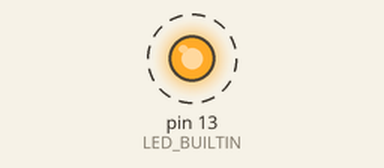
A sketch run on a simulated Arduino Uno, built with avr-gcc and run on an emulated ATmega328P. Parts: output pins drawn as LEDs (lit = HIGH). Dashed ring = blinking. What the sketch prints to the serial monitor is not drawn.

Above: at 0.3 s.
Timing chart, 0 to 3.0 s (numbered marks = the images above):
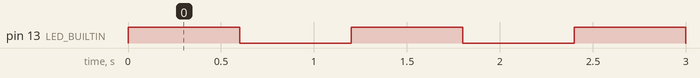

The sketch:

intTimer1.ino
```cpp
const uint16_t ini = 0; // El nombre init no está disponible. Error
const uint16_t limit = 9375;
uint16_t check = 0;
bool status = LOW;

void setup() {
  pinMode(LED_BUILTIN, OUTPUT);

  Serial.begin(9600);
  TCNT1 = 0;

  TCCR1B = 0;  // INICIO PRESCALAR EN 0
  // LUEGO CONFIGURO LOS BITS NECESARIOS PARA EL VALOR DE PRESCALAR QUE DESEO (1024 en este caso)
  TCCR1B |= (1 << CS10);
  //TCCR1B |= (1 << CS11);
  TCCR1B |= (1 << CS12);
  TCCR1B |= (1 << WGM12);  //CTC => Clear Timer on Compare

  TCCR1A = 0;
  TIMSK1 = 0;
  TIMSK1 |= (1 << OCIE1A);  // Poniendo este bit en 1 le dice a arduino que cuando el valor del reloj alcance el valor de OCR1A
  // se ejecute la interrupcion

  OCR1A = limit;
}

void loop() {
  Serial.println(status);
  check = TCNT1;
}

// Rutina de interrupción
ISR(TIMER1_COMPA_vect){
status = !status;
digitalWrite(LED_BUILTIN, status);
check = OCR1A;
}
```

Measured:
- by itself, pin 13 (LED_BUILTIN): alternates HIGH for 0.60 s and LOW for 0.60 s
